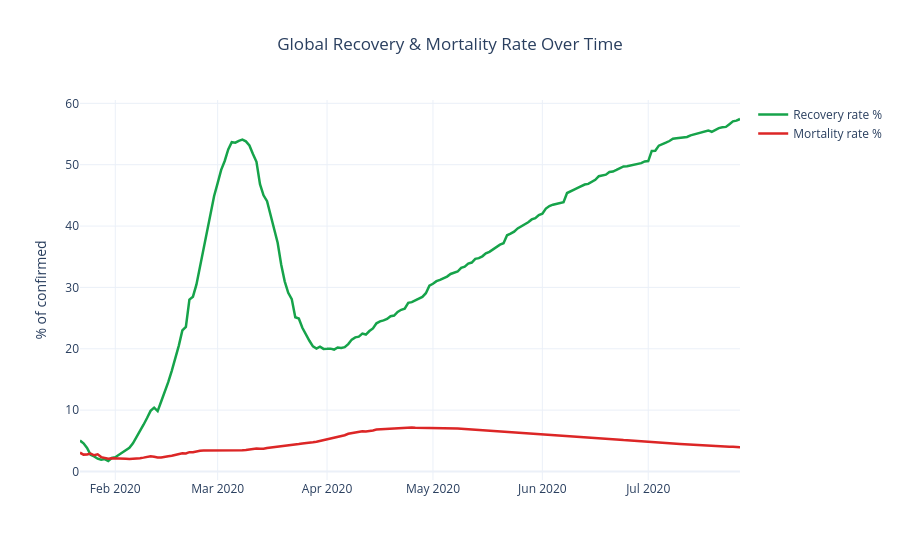

Source (notebook cell):
### Markdown cell above
Cumulative confirmed cases grow **exponentially** through the period, reaching **16.5M by 27 Jul 2020**.
Daily new cases climb relentlessly, **peaking at ~282,800 on 23 Jul 2020** — the pandemic was still
accelerating at the end of the data.

### Code cell
fig = go.Figure()
fig.add_trace(go.Scatter(x=g.index, y=g['Recovery_%'], name='Recovery rate %', line=dict(color='#16a34a', width=2.5)))
fig.add_trace(go.Scatter(x=g.index, y=g['Mortality_%'], name='Mortality rate %', line=dict(color='#dc2626', width=2.5)))
fig.update_layout(title='Global Recovery & Mortality Rate Over Time', yaxis_title='% of confirmed', title_x=0.5)
fig

### Figure 1 — Plotly figure (JSON) as saved in the notebook; plotly's stock layout.template omitted (floating-point values rounded to 4 significant figures; data arrays with more than 128 entries replaced by an {"elided": "..."} marker saying what was removed)
{"data": [{"line": {"color": "#16a34a", "width": 2.5}, "name": "Recovery rate %", "type": "scatter", "x": {"elided": "188 str values"}, "y": {"elided": "188 float values"}}, {"line": {"color": "#dc2626", "width": 2.5}, "name": "Mortality rate %", "type": "scatter", "x": {"elided": "188 str values"}, "y": {"elided": "188 float values"}}], "layout": {"title": {"text": "Global Recovery & Mortality Rate Over Time", "x": 0.5}, "yaxis": {"title": {"text": "% of confirmed"}}}}
